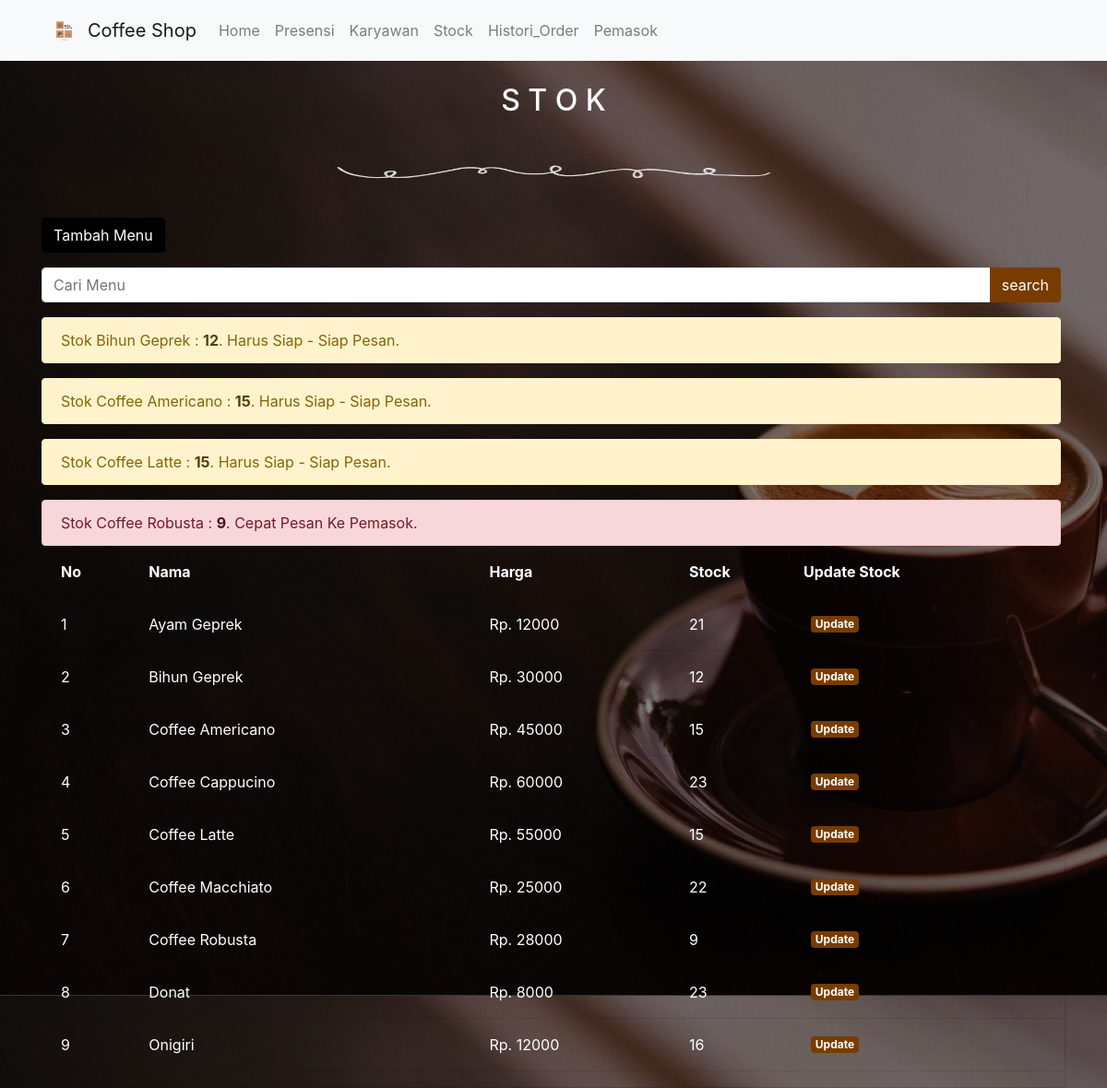
The page /public/stock on the database its author committed.
### tables this page shows
CREATE TABLE `menu` (
  `nama` varchar(288) NOT NULL,
  `harga` int(11) NOT NULL,
  `stok` int(11) NOT NULL,
  `tipe` varchar(288) NOT NULL
);

### app/core/Controller.php (called while the page is built, shortened)
<?php
class Controller {
	public function view($view ,$data = [])
	{
		require_once '../app/views/' . $view . '.php';
	}
	public function service($service){
		return new $service;
	}
}

### app/controllers/Stock.php (called while the page is built, shortened)
<?php
class Stock extends Controller
{
    public function index()
    {
        $data['judul'] = "Stock";
        $data['menu'] = $this->service('Stock_Service')->getAllMenu();
        $this->view('stock/index', $data);
    }
}

### app/core/App.php (called while the page is built, shortened)
<?php
class App{
	protected $method = 'index';
	protected $params = [];
	public function __construct()
	{
		$this->controller = new $this->controller;
		call_user_func_array([$this->controller, $this->method], $this->params);
	}
}

### public/index.php (called while the page is built, shortened)
<?php
$app = new App;
?>

### app/core/Database.php (called while the page is built, shortened)
<?php
class Database{
    private $host = DB_HOST;
    private $user = DB_USER;
    private $pass = DB_PASS;
    private $db_name = DB_NAME;
    private $dbh;
    private $stmt;
    function __construct()
	{
        $dsn = 'mysql:host=' . $this->host . ';dbname=' . $this->db_name;
        $option = [
            PDO::ATTR_PERSISTENT => true,
            PDO::ATTR_ERRMODE => PDO::ERRMODE_EXCEPTION
        ];
        try{
            $this->dbh = new PDO($dsn, $this->user, $this->pass, $option);
        }catch(PDOExpception $e){
            die($e->getMessage());
        }
    }
    public function query($query){
        $this->stmt = $this->dbh->prepare($query);
    }
    public function execute(){
        $this->stmt->execute();
    }
    public function resultSet(){
        $this->execute();
        return $this->stmt->fetchAll(PDO::FETCH_ASSOC);
    }
}

### app/domain/sales/dao/Stock_DAO.php (called while the page is built, shortened)
<?php
class Stock_DAO
{
    private $db;
    function __construct()
    {
        $this->db = new Database;
    }
    public function getAll()
    {
        $this->db->query('select * from menu');
        return $this->db->resultSet();
    }
}

### app/domain/sales/service/Stock_Service.php (called while the page is built, shortened)
<?php
class Stock_Service
{
    private $dao;
    function __construct()
    {
        $this->dao = new Stock_DAO;
    }
    public function getAllMenu()
    {
        return $this->dao->getAll();
    }
}

### app/views/stock/index.php (the view, shortened to what this page needs)
<body style="background-image : url('<?php echo MYURL; ?>/img/background.jpg'); opacity :5;">
    <center>
        <h2 style="color:white; margin-top:90px">S T O K</h2>
        <img src='<?php echo MYURL; ?>/img/spr.png' width='500px' height='100px;'>
    </center>
    <div class="container">
        <div class="row mb-3">
            <div class="col-lg-6">
                <button type="button" class="btn btn-primary tombolTambahMenu" data-toggle="modal" data-target="#formMenu">
                    Tambah Menu
                </button>
            </div>
        </div>
        <div class="row">
            <div class="col-lg-12">
                <form action="<?php echo MYURL; ?>/stock/cari" method="post">
                    <div class="input-group mb-3">
                        <input type="text" class="form-control" placeholder="Cari Menu" aria-label="Cari Menu" aria-describedby="button-addon2" id="keyword" name="keyword" autocomplete="off">
                        <div class="input-group-append">
                            <button class="btn btn-primary" style="background-color: #783c00; border-color:#783c00" type="submit" id="submit">search</button>
                        </div>
                    </div>
                </form>
            </div>
        </div>
        <div class="row">
            <div class="col-lg-12">
                <?php foreach ($data['menu'] as $menu) : ?>
                    <?php if ($menu['stok'] <= 10) : ?>
                        <div class="alert alert-danger" role="alert">
                            Stok <?php echo $menu['nama']; ?> : <a href="#" class="alert-link"><?php echo $menu['stok']; ?></a>. Cepat Pesan Ke Pemasok.
                        </div>
                    <?php elseif ($menu['stok'] <= 15) : ?>
                        <div class="alert alert-warning" role="alert">
                            Stok <?php echo $menu['nama']; ?> : <a href="#" class="alert-link"><?php echo $menu['stok']; ?></a>. Harus Siap - Siap Pesan.
                        </div>
                    <?php endif ?>
                <?php endforeach ?>
            </div>
        </div>
        <div class="card" style="background-color:transparent;font-size:30px;">
            <table style="color:white;">
                <tr>
                    <th style="padding-left:20px">No</th>
                    <th>Nama</th>
                    <th>Harga</th>
                    <th>Stock</th>
                    <th>Update Stock</th>
                </tr>
                <tr>
                    <th>
                        <hr>
                    </th>
                    <th>
                        <hr>
                    </th>
                    <th>
                        <hr>
                    </th>
                    <th>
                        <hr>
                    </th>
                    <th>
                        <hr>
                    </th>
                </tr>
                <?php $no = 1;
                foreach ($data['menu'] as $menu) : ?>
                    <tr>
                        <td style="padding-left:20px"><?php echo $no; ?></td>
                        <td><?php echo $menu['nama']; ?></td>
                        <td>Rp. <?php echo $menu['harga']; ?></td>
                        <td><?php echo $menu['stok']; ?></td>
                        <td><a href="<?php echo MYURL; ?>/<?php echo $menu['nama']; ?>" class="badge badge-success ml-2 float-center tombolUpdate" data-toggle="modal" data-target="#formMenu" data-id="<?php echo $menu['nama']; ?>" style="background-color: #783c00; border-color:#783c00">Update</a></td>
                    <tr>
                    <tr>
                        <th>
                            <hr>
                        </th>
                        <th>
                            <hr>
                        </th>
                        <th>
                            <hr>
                        </th>
                        <th>
                            <hr>
                        </th>
                        <th>
                            <hr>
                        </th>
                    </tr>
                    <?php $no++; ?>
                <?php endforeach ?>
            </table>
        </div>
    </div>
</body>

### rows shown on the page
menu: nama "Bihun Geprek", stok "12", harga "30000"
menu: nama "Coffee Americano", stok "15", harga "45000"
menu: nama "Coffee Latte", stok "15", harga "55000"
menu: nama "Coffee Robusta", stok "9", harga "28000"
menu: nama "Ayam Geprek", harga "12000", stok "21"
menu: nama "Coffee Cappucino", harga "60000", stok "23"
menu: nama "Coffee Macchiato", harga "25000", stok "22"
menu: nama "Donat", harga "8000", stok "23"
menu: nama "Onigiri", harga "12000", stok "16"
